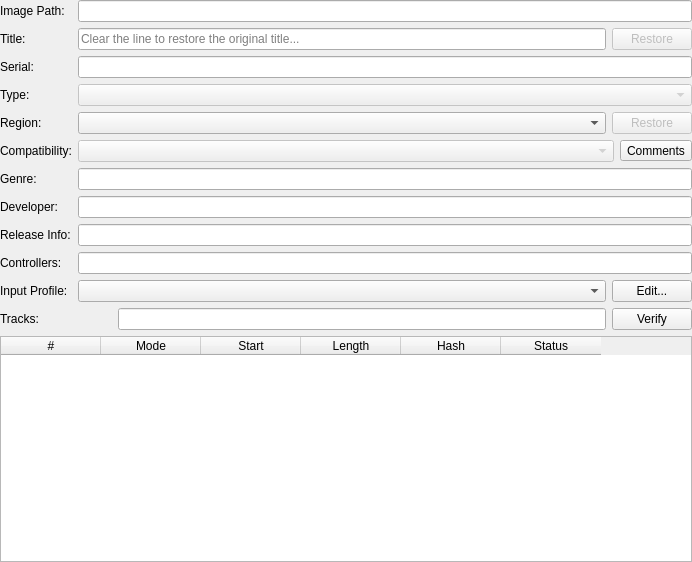
<?xml version="1.0" encoding="UTF-8"?>
<ui version="4.0">
 <class>GameSummaryWidget</class>
 <widget class="QWidget" name="GameSummaryWidget">
  <property name="geometry">
   <rect>
    <x>0</x>
    <y>0</y>
    <width>692</width>
    <height>562</height>
   </rect>
  </property>
  <property name="windowTitle">
   <string>Dialog</string>
  </property>
  <property name="windowIcon">
   <iconset>
    <normaloff>:/icons/goosestation.png</normaloff>:/icons/goosestation.png</iconset>
  </property>
  <layout class="QGridLayout" name="gridLayout">
   <property name="leftMargin">
    <number>0</number>
   </property>
   <property name="topMargin">
    <number>0</number>
   </property>
   <property name="rightMargin">
    <number>0</number>
   </property>
   <property name="bottomMargin">
    <number>0</number>
   </property>
   <item row="8" column="1">
    <widget class="QLineEdit" name="genre">
     <property name="readOnly">
      <bool>true</bool>
     </property>
    </widget>
   </item>
   <item row="3" column="1">
    <layout class="QHBoxLayout" name="horizontalLayout_7">
     <item>
      <widget class="QLineEdit" name="title">
       <property name="placeholderText">
        <string>Clear the line to restore the original title...</string>
       </property>
      </widget>
     </item>
     <item>
      <widget class="QPushButton" name="restoreTitle">
       <property name="enabled">
        <bool>false</bool>
       </property>
       <property name="text">
        <string>Restore</string>
       </property>
      </widget>
     </item>
    </layout>
   </item>
   <item row="6" column="1">
    <layout class="QHBoxLayout" name="horizontalLayout_6">
     <item>
      <widget class="QComboBox" name="region">
       <property name="sizePolicy">
        <sizepolicy hsizetype="Expanding" vsizetype="Fixed">
         <horstretch>0</horstretch>
         <verstretch>0</verstretch>
        </sizepolicy>
       </property>
      </widget>
     </item>
     <item>
      <widget class="QPushButton" name="restoreRegion">
       <property name="enabled">
        <bool>false</bool>
       </property>
       <property name="text">
        <string>Restore</string>
       </property>
      </widget>
     </item>
    </layout>
   </item>
   <item row="0" column="0">
    <widget class="QLabel" name="label_4">
     <property name="text">
      <string>Image Path:</string>
     </property>
    </widget>
   </item>
   <item row="0" column="1">
    <widget class="QLineEdit" name="path">
     <property name="readOnly">
      <bool>true</bool>
     </property>
    </widget>
   </item>
   <item row="4" column="0">
    <widget class="QLabel" name="label">
     <property name="text">
      <string>Serial:</string>
     </property>
    </widget>
   </item>
   <item row="18" column="0" colspan="2">
    <widget class="QTableWidget" name="tracks">
     <property name="editTriggers">
      <set>QAbstractItemView::EditTrigger::NoEditTriggers</set>
     </property>
     <property name="cornerButtonEnabled">
      <bool>false</bool>
     </property>
     <attribute name="verticalHeaderVisible">
      <bool>false</bool>
     </attribute>
     <column>
      <property name="text">
       <string>#</string>
      </property>
     </column>
     <column>
      <property name="text">
       <string>Mode</string>
      </property>
     </column>
     <column>
      <property name="text">
       <string>Start</string>
      </property>
     </column>
     <column>
      <property name="text">
       <string>Length</string>
      </property>
     </column>
     <column>
      <property name="text">
       <string>Hash</string>
      </property>
     </column>
     <column>
      <property name="text">
       <string>Status</string>
      </property>
     </column>
    </widget>
   </item>
   <item row="6" column="0">
    <widget class="QLabel" name="label_3">
     <property name="text">
      <string>Region:</string>
     </property>
    </widget>
   </item>
   <item row="9" column="0">
    <widget class="QLabel" name="label_12">
     <property name="text">
      <string>Developer:</string>
     </property>
    </widget>
   </item>
   <item row="12" column="0">
    <widget class="QLabel" name="label_15">
     <property name="text">
      <string>Controllers:</string>
     </property>
    </widget>
   </item>
   <item row="16" column="0">
    <widget class="QLabel" name="label_8">
     <property name="text">
      <string>Tracks:</string>
     </property>
    </widget>
   </item>
   <item row="12" column="1">
    <widget class="QLineEdit" name="controllers">
     <property name="readOnly">
      <bool>true</bool>
     </property>
    </widget>
   </item>
   <item row="5" column="1">
    <widget class="QComboBox" name="entryType">
     <property name="enabled">
      <bool>false</bool>
     </property>
    </widget>
   </item>
   <item row="11" column="0">
    <widget class="QLabel" name="label_14">
     <property name="text">
      <string>Release Info:</string>
     </property>
    </widget>
   </item>
   <item row="13" column="0">
    <widget class="QLabel" name="label_9">
     <property name="text">
      <string>Input Profile:</string>
     </property>
    </widget>
   </item>
   <item row="4" column="1">
    <widget class="QLineEdit" name="serial">
     <property name="readOnly">
      <bool>true</bool>
     </property>
    </widget>
   </item>
   <item row="8" column="0">
    <widget class="QLabel" name="label_11">
     <property name="text">
      <string>Genre:</string>
     </property>
    </widget>
   </item>
   <item row="16" column="1">
    <layout class="QHBoxLayout" name="verifyLayout" stretch="0,1,0">
     <item>
      <spacer name="verifySpacer">
       <property name="orientation">
        <enum>Qt::Orientation::Horizontal</enum>
       </property>
       <property name="sizeHint" stdset="0">
        <size>
         <width>40</width>
         <height>20</height>
        </size>
       </property>
      </spacer>
     </item>
     <item>
      <widget class="QLineEdit" name="revision">
       <property name="minimumSize">
        <size>
         <width>300</width>
         <height>0</height>
        </size>
       </property>
       <property name="readOnly">
        <bool>true</bool>
       </property>
      </widget>
     </item>
     <item>
      <widget class="QPushButton" name="computeHashes">
       <property name="text">
        <string>Verify</string>
       </property>
      </widget>
     </item>
    </layout>
   </item>
   <item row="9" column="1">
    <widget class="QLineEdit" name="developer">
     <property name="readOnly">
      <bool>true</bool>
     </property>
    </widget>
   </item>
   <item row="5" column="0">
    <widget class="QLabel" name="label_10">
     <property name="text">
      <string>Type:</string>
     </property>
    </widget>
   </item>
   <item row="3" column="0">
    <widget class="QLabel" name="label_2">
     <property name="text">
      <string>Title:</string>
     </property>
    </widget>
   </item>
   <item row="11" column="1">
    <widget class="QLineEdit" name="releaseInfo">
     <property name="readOnly">
      <bool>true</bool>
     </property>
    </widget>
   </item>
   <item row="7" column="0">
    <widget class="QLabel" name="label_7">
     <property name="text">
      <string>Compatibility:</string>
     </property>
    </widget>
   </item>
   <item row="7" column="1">
    <layout class="QHBoxLayout" name="horizontalLayout" stretch="1,0">
     <item>
      <widget class="QComboBox" name="compatibility">
       <property name="enabled">
        <bool>false</bool>
       </property>
      </widget>
     </item>
     <item>
      <widget class="QToolButton" name="compatibilityComments">
       <property name="text">
        <string>Comments</string>
       </property>
       <property name="icon">
        <iconset theme="information-line"/>
       </property>
      </widget>
     </item>
    </layout>
   </item>
   <item row="13" column="1">
    <layout class="QHBoxLayout" name="horizontalLayout_2" stretch="1,0">
     <item>
      <widget class="QComboBox" name="inputProfile"/>
     </item>
     <item>
      <widget class="QPushButton" name="editInputProfile">
       <property name="text">
        <string>Edit...</string>
       </property>
      </widget>
     </item>
    </layout>
   </item>
  </layout>
 </widget>
 <resources/>
 <connections/>
</ui>
